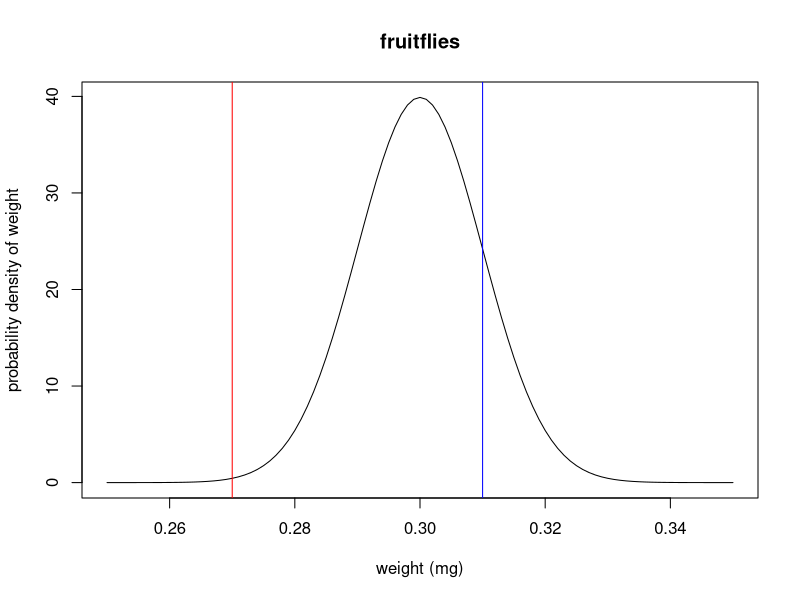
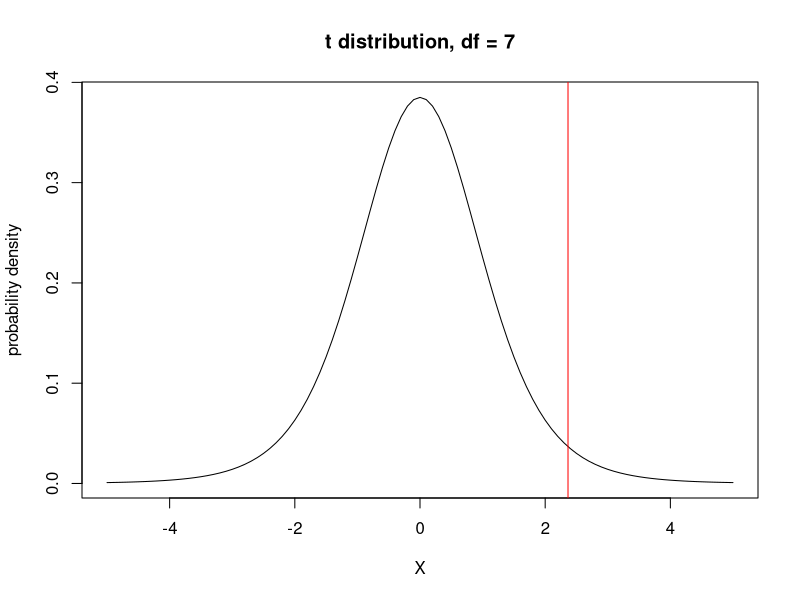
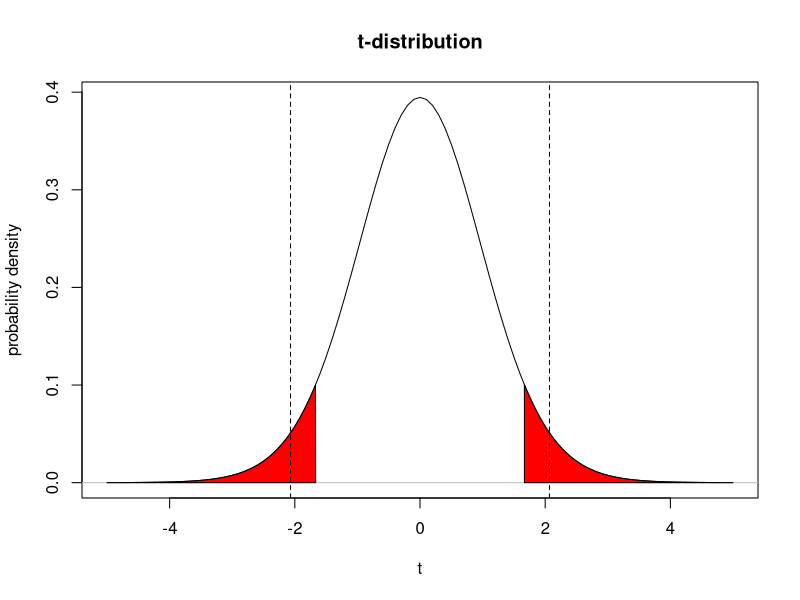
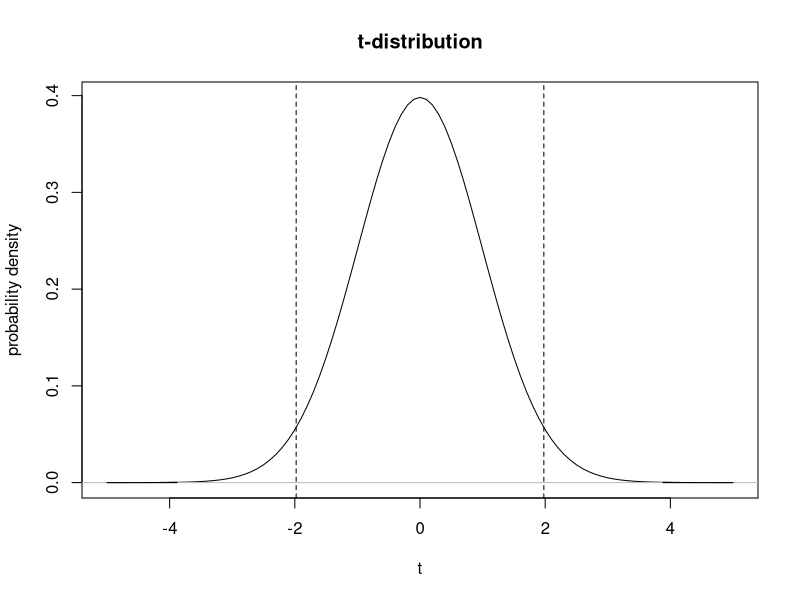

The R source for these figures, in order:
## ---- chunk 1
# plotting the probability density function for a standard normal distribution

mu = 0.3 # set mean
sd = 0.01 # set standard deviation

flyweight = seq(mu - (5*sd), mu + (5*sd), 0.001) # creates a sequence of numbers from mu-5*sd to mu+5*sd, at intervals of 0.001

prob = dnorm(flyweight, mean=mu, sd=sd) # caclulates the probability density for every value of Y

# make a plot with X on the x-axis and fx on the y-axis
plot(flyweight, prob, type = 'l', ylab = 'probability density of weight', xlab = 'weight (mg)', main = 'fruitflies')
abline(v = 0.27, col = 'red')
abline(v = 0.31, col = 'blue')

pnorm(0.27, mean = 0.3, sd = 0.01) +
  (1 - pnorm(0.31, mean = 0.3, sd = 0.01))
## ---- chunk 2
sample = c(0.9, 1.4, 1.2, 1.2, 1.3, 2.0, 1.4, 1.6)
estimate_mean = 1.375
sd = 0.324
n = 8

x = seq(-5, 5, 0.1)
fx = dt(x, df = 7) # df = degrees of freedom
plot(x, fx, xlab = 'X', ylab = 'probability density', main = 't distribution, df = 7',
     type = 'l')
abline(v = qt(0.975, df = 7), col = 'red') # quantile function

qt(0.975, df = 7)

lower = 1.375 - qt(0.975, df = 7)*0.324/sqrt(8)
lower

upper = 1.375 + qt(0.975, df = 7)*0.324/sqrt(8)
upper


## easier way to do this, One Sample t-test
Y = c(0.9, 1.4, 1.2, 1.2, 1.3, 2.0, 1.4, 1.6)
t.test(Y)
## ---- chunk 3
# find the p-values

mu0 = 98.6
n = 24
Ybar = 98.28
s = 0.94

se = s/sqrt(n)
df = n - 1

t = (Ybar - mu0)/se

# draw the t distribution
curve(dt(x, df = 23), xlim = c(-5,5), xlab = 't', ylab = 'probability density',
      main = 't-distribution', df = 23)
abline(h = 0, col = 'grey')

# define left shaded region
xmin <- -5
lowerbound <- t

xpoints <- c(xmin, seq(xmin, lowerbound, 0.01), lowerbound)
ypoints <- c(0, dt(seq(xmin, lowerbound, 0.01), df = 23), 0)
polygon(xpoints, ypoints, col = 'red')

# define right shaded region
xmax <- 5
upperbound <- -t

xpoints2 <- c(upperbound, seq(upperbound, xmax, 0.01), xmax)
ypoints2 <- c(0, dt(seq(upperbound, xmax, 0.01), df = 23), 0)
polygon(xpoints2, ypoints2, col = 'red')

abline(v = qt(0.025, df = 23), lty = 2)
abline(v = qt(0.975, df = 23), lty = 2)

pvalue = 2*pt(t, df = 23)
pvalue


## but increase your sample size to improve your pvalue
# find the p-values

mu0 = 98.6
n = 130
Ybar = 98.28
s = 0.94

se = s/sqrt(n)
df = n - 1

t = (Ybar - mu0)/se

# draw the t distribution
curve(dt(x, df = 129), xlim = c(-5,5), xlab = 't', ylab = 'probability density',
      main = 't-distribution', df = 129)
abline(h = 0, col = 'grey')

# define left shaded region
xmin <- -5
lowerbound <- t

xpoints <- c(xmin, seq(xmin, lowerbound, 0.01), lowerbound)
ypoints <- c(0, dt(seq(xmin, lowerbound, 0.01), df = 129), 0)
polygon(xpoints, ypoints, col = 'red')

# define right shaded region
xmax <- 5
upperbound <- -t

xpoints2 <- c(upperbound, seq(upperbound, xmax, 0.01), xmax)
ypoints2 <- c(0, dt(seq(upperbound, xmax, 0.01), df = 129), 0)
polygon(xpoints2, ypoints2, col = 'red')

abline(v = qt(0.025, df = 129), lty = 2)
abline(v = qt(0.975, df = 129), lty = 2)

pvalue = 2*pt(t, df = 129)
pvalue
